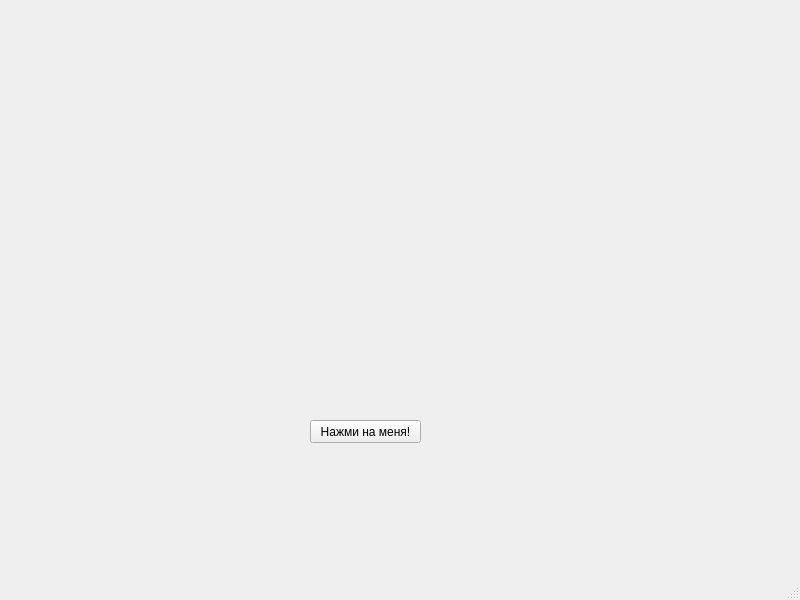
<?xml version="1.0" encoding="UTF-8"?>
<ui version="4.0">
 <class>MainWindow</class>
 <widget class="QMainWindow" name="MainWindow">
  <property name="geometry">
   <rect>
    <x>0</x>
    <y>0</y>
    <width>800</width>
    <height>600</height>
   </rect>
  </property>
  <property name="windowTitle">
   <string>MainWindow</string>
  </property>
  <widget class="QWidget" name="centralwidget">
   <widget class="QPushButton" name="btn_spawn">
    <property name="geometry">
     <rect>
      <x>310</x>
      <y>420</y>
      <width>111</width>
      <height>23</height>
     </rect>
    </property>
    <property name="text">
     <string>Нажми на меня!</string>
    </property>
   </widget>
  </widget>
  <widget class="QMenuBar" name="menubar">
   <property name="geometry">
    <rect>
     <x>0</x>
     <y>0</y>
     <width>800</width>
     <height>21</height>
    </rect>
   </property>
  </widget>
  <widget class="QStatusBar" name="statusbar"/>
 </widget>
 <resources/>
 <connections/>
</ui>
